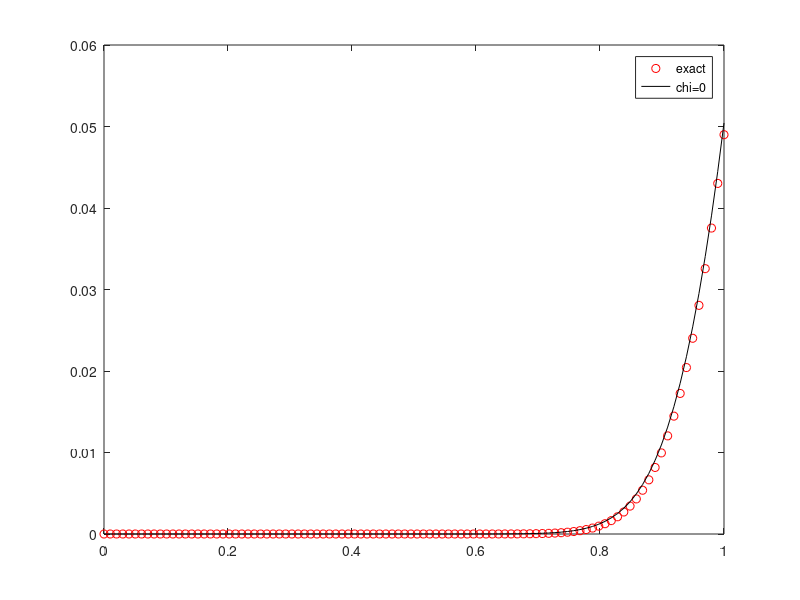

Write the MATLAB code that produced this figure.
clc
close all
clear all

N=100 ;
L=1 ; 
h=L/N; % meter 
chi=0.0;   
delta_t=7.08e-5; 
A=1; % 1 for cylinder,2 for sphere
Diff=7.08e-15; % m2/s
R_cons=8.314;  
Temp=300;     % Kelvin

M=1;% Diff/(R_cons*Temp);%input('Enter Constant M');
j1_1=0.0;
j1_n=-0.6168;
cn=zeros(N,1);
ck=zeros(N,1);
cn(1:N)=0.0;
ck(1:N)=0.0;
numloadSteps=70;
r=h:h:1;
R=zeros(N,1);
for j=1:numloadSteps

  %  numstep=numstep+j
  
    error=1000;
    tol=0.001;
        
while abs(error)>tol
cn_l=cn(2);
cn_r=cn(N-1)+(2*h)*j1_n/(2*chi*cn(N)*(1-cn(N))-1);
ck_l=ck(2);
ck_r=ck(N-1)+(2*h)*j1_n/(2*chi*ck(N)*(1-ck(N))-1);

R(1)=(ck(1)-cn(1))/delta_t+ ... 
    (-A/r(1)*(1-2*chi*ck(1)*(1-ck(1)))*(ck(2)-ck_l)/2/h...
    +2*chi*(1-2*ck(1))*((ck(2)-ck_l)/(2*h))^2 ...
    -(1-2*chi*ck(1)*(1-ck(1)))*((ck(2)-2*ck(1)+ck_l)/(h*h)));


R(N)=(ck(N)-cn(N))/delta_t+ ... 
    (-A/r(N)*(1-2*chi*ck(N)*(1-ck(N)))*(ck_r-ck(N-1))/2/h...
    +2*chi*(1-2*ck(N))*((ck_r-ck(N-1))/(2*h))^2 ...
    -(1-2*chi*ck(N)*(1-ck(N)))*((ck_r-2*ck(N)+ck(N-1))/(h*h)));

for i=2:N-1
R(i)=(ck(i)-cn(i))/delta_t+ ... 
    (-A/r(i)*(1-2*chi*ck(i)*(1-ck(i)))*(ck(i+1)-ck(i-1))/2/h...
    +2*chi*(1-2*ck(i))*((ck(i+1)-ck(i-1))/(2*h))^2 ...
    -(1-2*chi*ck(i)*(1-ck(i)))*((ck(i+1)-2*ck(i)+ck(i-1))/(h*h)));

end


for i=1:N
    if(i==1)
        center(i)=1/delta_t+(-A/r(1)*(ck(2)-ck_l)/2/h*(2*chi*(1-ck(1))) ...
        +2*chi*(-2)*(ck(2)-ck_l)/2/h+(2*chi*(1-2*ck(1)))/h/h*(ck(2)-2*ck(1)+ck_l) ...
        +(2/h/h)*(1-2*chi*ck(1)*(1-ck(1))));
    else
        if(i==N)
            center(i)=1/delta_t+(-A/r(N)*(ck_r-ck(N-1))/2/h*(2*chi*(1-ck(N))) ...
             +2*chi*(-2)*(ck_r-ck(N-1))/2/h+(2*chi*(1-2*ck(N)))/h/h*(ck_r-2*ck(N)+ck(N-1)) ...
            +(2/h/h)*(1-2*chi*ck(N)*(1-ck(N))));
        else
            center(i)=1/delta_t+(-A/r(i)*(ck(i+1)-ck(i-1))/2/h*(2*chi*(1-ck(i))) ...
             +2*chi*(-2)*(ck(i+1)-ck(i-1))/2/h+(2*chi*(1-2*ck(i)))/h/h*(ck(i+1)-2*ck(i)+ck(i-1)) ...
             +(2/h/h)*(1-2*chi*ck(i)*(1-ck(i))));
        end
    end
    
end
for i=1:N-1
    if(i==1)
        up(i)=(-A/r(1)/(2*h)*(1-2*chi*ck(1)*(1-ck(1)))+2*chi*2*(1-2*ck(1))/(2*h)*(ck(2)-ck_l)/(2*h) ...
       -(1-2*chi*ck(1)*(1-ck(1)))/(h*h));
    else
        up(i)=(-A/r(i)/(2*h)*(1-2*chi*ck(i)*(1-ck(i)))+2*chi*2*(1-2*ck(i))/(2*h)*(ck(i+1)-ck(i-1))/(2*h) ...
       -(1-2*chi*ck(i)*(1-ck(i)))/(h*h));
    end
end
for i=2:N
    if(i==N)
       down(i)=(-A/r(i)*(1-2*chi*ck(i)*(1-ck(i)))*(-1/2/h)+2*chi*(1-2*ck(i))/(h)*(-1/2/h) ...
        *(ck_r-ck(i-1))-(1-2*chi*ck(i)*(1-ck(i)))/(h*h));
    else
        down(i)=(-A/r(i)*(1-2*chi*ck(i)*(1-ck(i)))*(-1/2/h)+2*chi*(1-2*ck(i))/(h)*(-1/2/h) ...
        *(ck(i+1)-ck(i-1))-(1-2*chi*ck(i)*(1-ck(i)))/(h*h));
    end
end
down1(1:N-1)=down(2:N);
K=diag(center)+diag(down1,-1)+diag(up,1);
dck=-inv(K)*R;
ck=ck+dck;
sumdC=0.0;
sumC=0.0;

for i=1:N
sumdC=sumdC+dck(i)*dck(i);
sumC=sumC+ck(i)*ck(i);
end
error=sqrt(sumdC/sumC);
fprintf('error=%f\n',error);

end

fprintf('Numloadsteps=%d\n',j)

cn=ck;

end
x1=0:1.0e-6/(N-1):1e-6;
 t=0;
 q=-1e-4;
 delta_t=0.01;
 time=delta_t:delta_t:numloadSteps;
 for i=numloadSteps
      t=time(i);
 X=x1./(2*sqrt(Diff*t));
 X1=2*sqrt(t/pi)*exp(-x1.^2/(4*Diff*t));
 X2=(x1./sqrt(Diff)).*erfc(X);
 Y = (-q/sqrt(Diff))*(X1-X2);

 %plot(0.01:0.01:1.0,C(i,1:length(cn)),'-b','linewidth',2); hold on;
 %hold on
 end
 
 Y=sort(Y,'ascend');
 figure('Name','stpes=1000')
 plot(x1/1.0e-6,Y/22900,'or','DisplayName','exact'); hold on;
 plot(x1/1.0e-6,cn,'-k','DisplayName','chi=0');
 legend('show')
 
 
 
